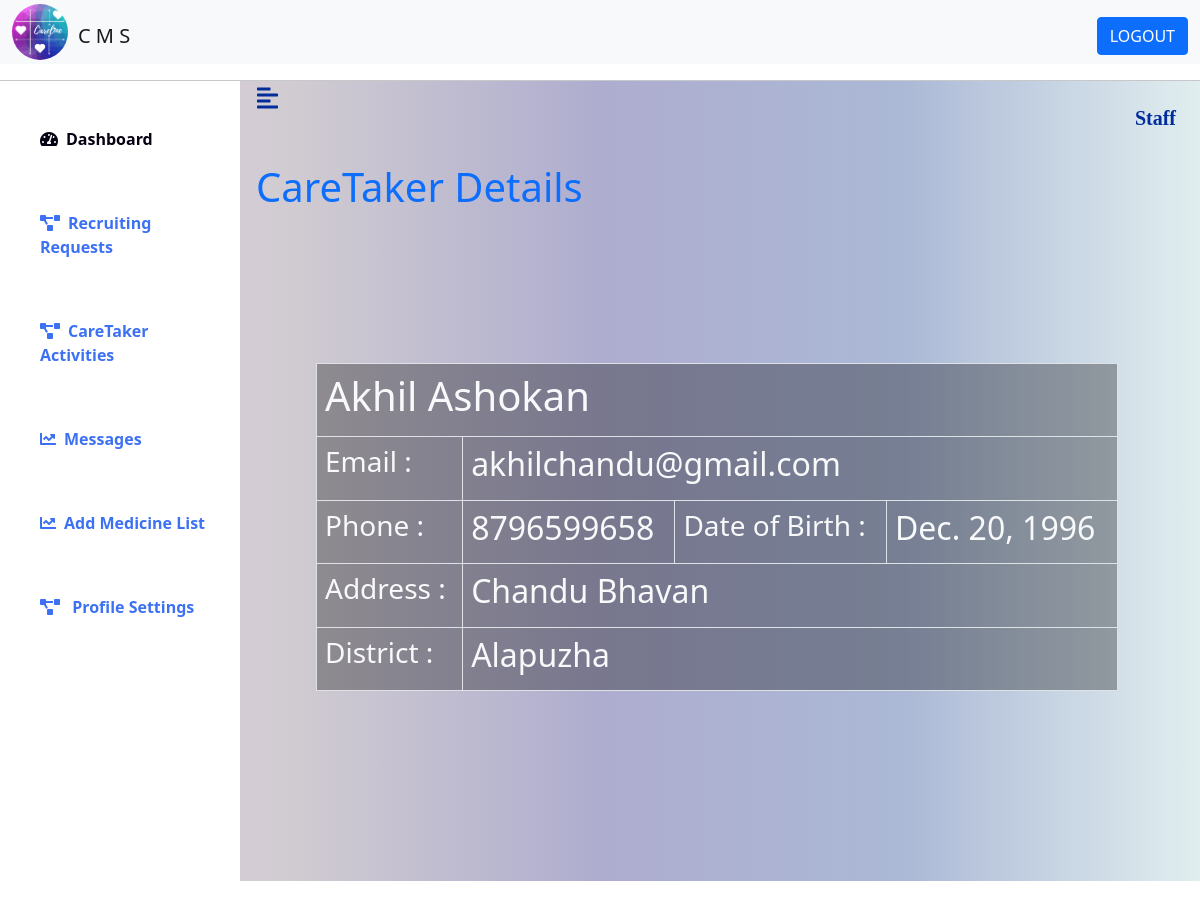
Screenshot of /cms_view_cr/2 with the database file from the repository.
### careapp/models.py (models this page shows)
class User(AbstractUser):
    email=models.EmailField(max_length=45)
    phone=models.CharField(max_length=15)
    d_o_b=models.DateField(null=True)
    address=models.TextField(max_length=600)
    dist=models.CharField(max_length=45)
    state=models.CharField(max_length=45)
    id_proof=models.CharField(max_length=40)
    dr_name=models.CharField(max_length=40,null=True)
    allot_status=models.IntegerField(null=True)
    salary=models.FloatField(null=True)
    usertype=models.IntegerField(null=True)
    resume=models.FileField(null=True)
    cr_status=models.IntegerField(null=True)
    p_id=models.IntegerField(null=True)
    cr_id=models.IntegerField(null=True)
    s_id=models.IntegerField(null=True)

### careapp/views.py (the view)
# urls.py: path("cms_view_cr/<int:id>",cms_view_cr),
def cms_view_cr(request,id):
    us=User.objects.filter(id=id).get()
    return render(request,"cms_view_cr.html",{'user':us})

### careapp/templates/cms_view_cr.html (shortened to what this page needs)
{% extends 'cms_dash.html' %}
    {% block dash %}
    <h1 class="text-primary">CareTaker Details</h1>
    <div class="row container" style="width: 90%;">
        <table class="table table-bordered m-5 text-light" style="background-color:rgba(0, 0, 0, 0.313);">
            <tr>
                <td colspan="4">
                    <h1>{{ user.first_name }} {{ user.last_name }}</h1>
                </td>
            </tr>
            <tr>
                <td><h3>Email :</h3></td>
                <td colspan="3"><h2>{{ user.email }}</h2></td>
            </tr>
            <tr>
                <td><h3>Phone :</h3></td>
                <td><h2>{{ user.phone }}</h2></td>
                <td><h3>Date of Birth :</h3></td>
                <td><h2>{{ user.d_o_b }}</h2></td>
            </tr>
            <tr>
                <td colspan="1"><h3>Address :</h3></td>
                <td colspan="3"><h2>{{ user.address }}</h2></td>
            </tr>
            <tr>
                <td><h3>District :</h3></td>
                <td colspan="3"><h2>{{ user.dist }}</h2></td>
            </tr>
        </table>
    </div>
    {% endblock %}

### careapp/static/css/index.css (style rules this page uses)
.row>* { flex-shrink: 0; width: 100%; max-width: 100%; padding-right: calc(var(--bs-gutter-x) * .5); padding-left: calc(var(--bs-gutter-x) * .5); margin-top: var(--bs-gutter-y); }

### careapp/static/css/styles.css (style rules this page uses)
:root { --main-bg-color: #009d63; --main-text-color: #060112; --second-text-color: #3d71f4; --second-bg-color: #ddabf7; }
.row>* { position: relative; top: 96px; }

### rows the page displays
User: first_name "Akhil", last_name "Ashokan", email "akhilchandu@gmail.com", phone "8796599658", d_o_b "Dec. 20, 1996", address "Chandu Bhavan", dist "Alapuzha"
